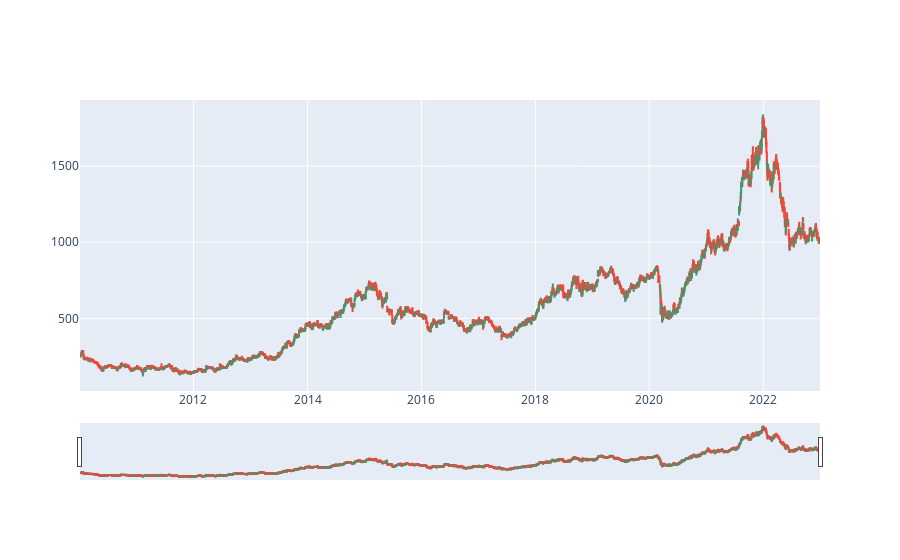

The code cell stored with this chart in its notebook:
### Code cell
# Candlestick visualisation for Tech Mahindra 
candlestick_viz(t_mahindra)

### Figure 1 — Plotly figure (JSON) as saved in the notebook; plotly's stock layout.template omitted (floating-point values rounded to 4 significant figures; data arrays with more than 128 entries replaced by an {"elided": "..."} marker saying what was removed)
{"data": [{"close": {"elided": "3209 float values"}, "high": {"elided": "3209 float values"}, "low": {"elided": "3209 float values"}, "open": {"elided": "3209 float values"}, "type": "candlestick", "x": {"elided": "3209 str values"}}], "layout": {}}
